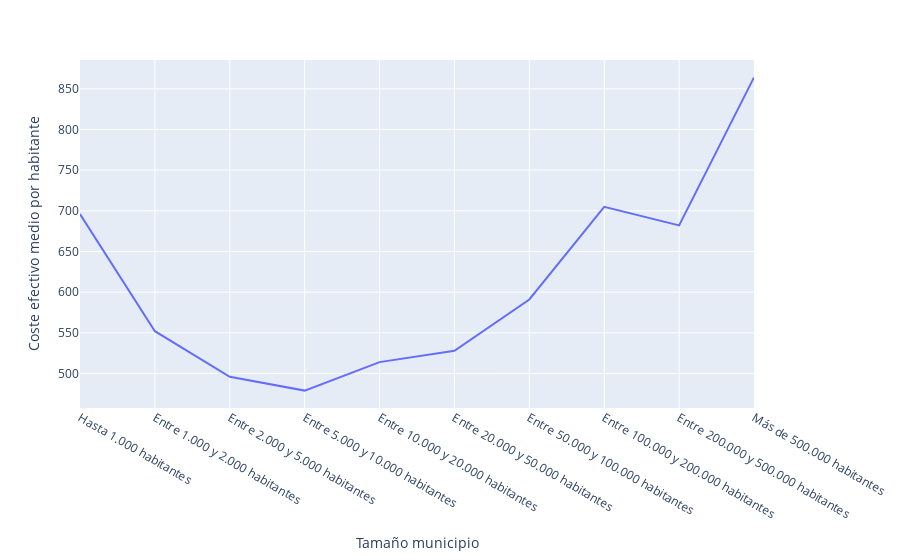

Notebook code for this chart:
### Code cell
px.line(df_table,  x='Tamaño municipio', y="Coste efectivo medio por habitante")

### Figure 1 — Plotly figure (JSON) as saved in the notebook; plotly's stock layout.template omitted (floating-point values rounded to 4 significant figures)
{"data": [{"hovertemplate": "Tamaño municipio=%{x}<br>Coste efectivo medio por habitante=%{y}<extra></extra>", "legendgroup": "", "line": {"color": "#636efa", "dash": "solid"}, "mode": "lines", "name": "", "orientation": "v", "showlegend": false, "type": "scatter", "x": ["Hasta 1.000 habitantes", "Entre 1.000 y 2.000 habitantes", "Entre 2.000 y 5.000 habitantes", "Entre 5.000 y 10.000 habitantes", "Entre 10.000 y 20.000 habitantes", "Entre 20.000 y 50.000 habitantes", "Entre 50.000 y 100.000 habitantes ", "Entre 100.000 y 200.000 habitantes ", "Entre 200.000 y 500.000 habitantes", "Más de 500.000 habitantes"], "xaxis": "x", "y": [696, 552, 496, 479, 514, 528, 591, 705, 682, 864], "yaxis": "y"}], "layout": {"autosize": true, "legend": {"tracegroupgap": 0}, "margin": {"t": 60}, "xaxis": {"anchor": "y", "autorange": true, "domain": [0, 1], "range": [0, 9], "title": {"text": "Tamaño municipio"}, "type": "category"}, "yaxis": {"anchor": "x", "autorange": true, "domain": [0, 1], "range": [457.6, 885.4], "title": {"text": "Coste efectivo medio por habitante"}, "type": "linear"}}}
